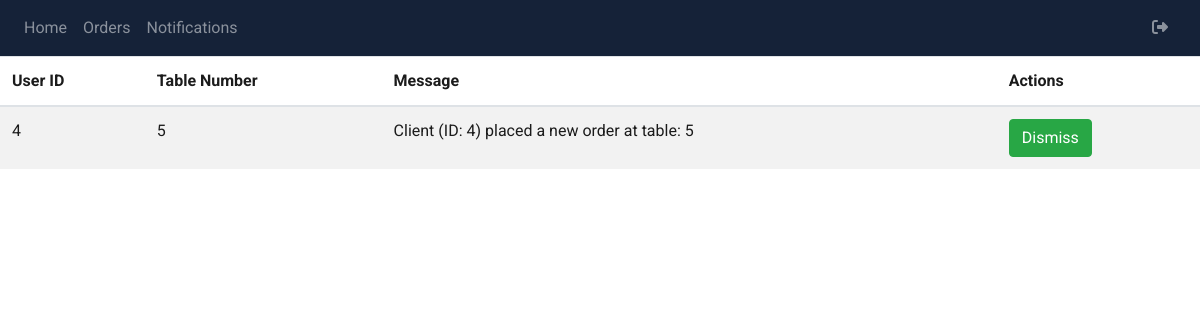
The app's page /kitchen/view-notifications (signed in), older data.
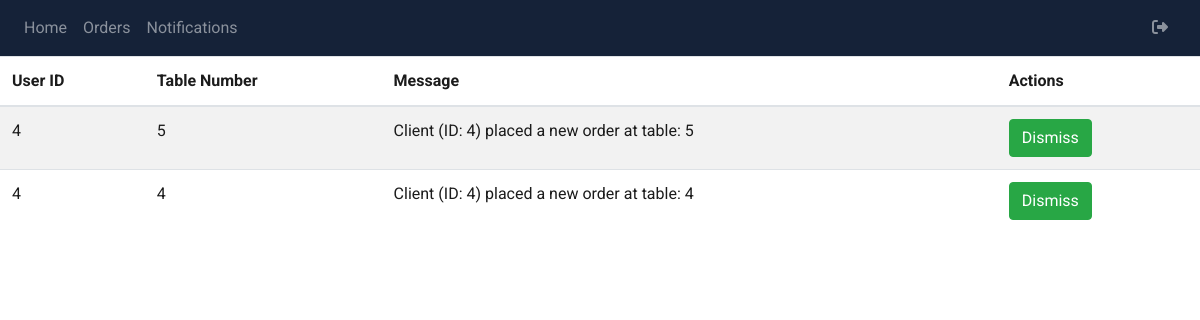
The same page, newer data.
### packages/models.py (models this page shows, shortened)
class Notification(db.Model):
    __tablename__ = "notifications"
    id = db.Column(db.Integer, primary_key = True)
    user_id = db.Column(db.Integer, db.ForeignKey('users.id'))
    table_number = db.Column(db.Integer, db.ForeignKey('users.table_number'))
    status = db.Column(db.Enum('helped', 'not_helped', name = 'notification_status'), nullable=False, default='not_helped')
    message = db.Column(db.String(1000), nullable = True)
    notification_type = db.Column(db.Enum('help', 'table', 'new-order', 'preparing', 'ready', name = 'notification_status'), nullable=True, default='not_helped')

### kitchen/kitchen.py (the view)
@kitchen.route('view-notifications')
@kitchenstaff_required
def viewNotifications():
    notifications = Notification.query.filter_by(notification_type = 'new-order').all()
    return render_template('kitchen-view-notifications.html', notifications = notifications)

### kitchen/static/functions/kitchen_functions.py (called while the page is built, shortened)
def kitchenstaff_required(func):
    @functools.wraps(func)
    def wrapper(*args, **kwargs):
        return func(*args, **kwargs)
    return wrapper

### kitchen/templates/kitchen-view-notifications.html
{% extends "base.html" %} {% block title %}Display all Notifications{% endblock %}
{% block content %}
<link rel="stylesheet" href="./static/style/kitchen-style.css">
<table class="table table-striped">
   <thead>
      <tr>
         <th>User ID</th>
         <th>Table Number</th>
         <th>Message</td>
         <th>Actions</th>
      </tr>
   </thead>
   <tbody>
      {% for notification in notifications %}
      <tr>
         <td>{{ notification.user_id }}</td>
         <td>{{ notification.table_number }}</td>
         <td>{{ notification.message }}</td>
         <td>
            <form action="{{ url_for('kitchen.removeNotificationPage', notif_id=notification.id) }}" method="post">
               <button type="submit" class="btn btn-success"> Dismiss</button>
            </form>
         </td>
      </tr>
      {% endfor %}
   </tbody>
</table>
{%endblock%}

Row changes from the older to the newer data that the page shows:
added Notification: user_id "4", table_number "4", message "Client (ID: 4) placed a new order at table: 4"
